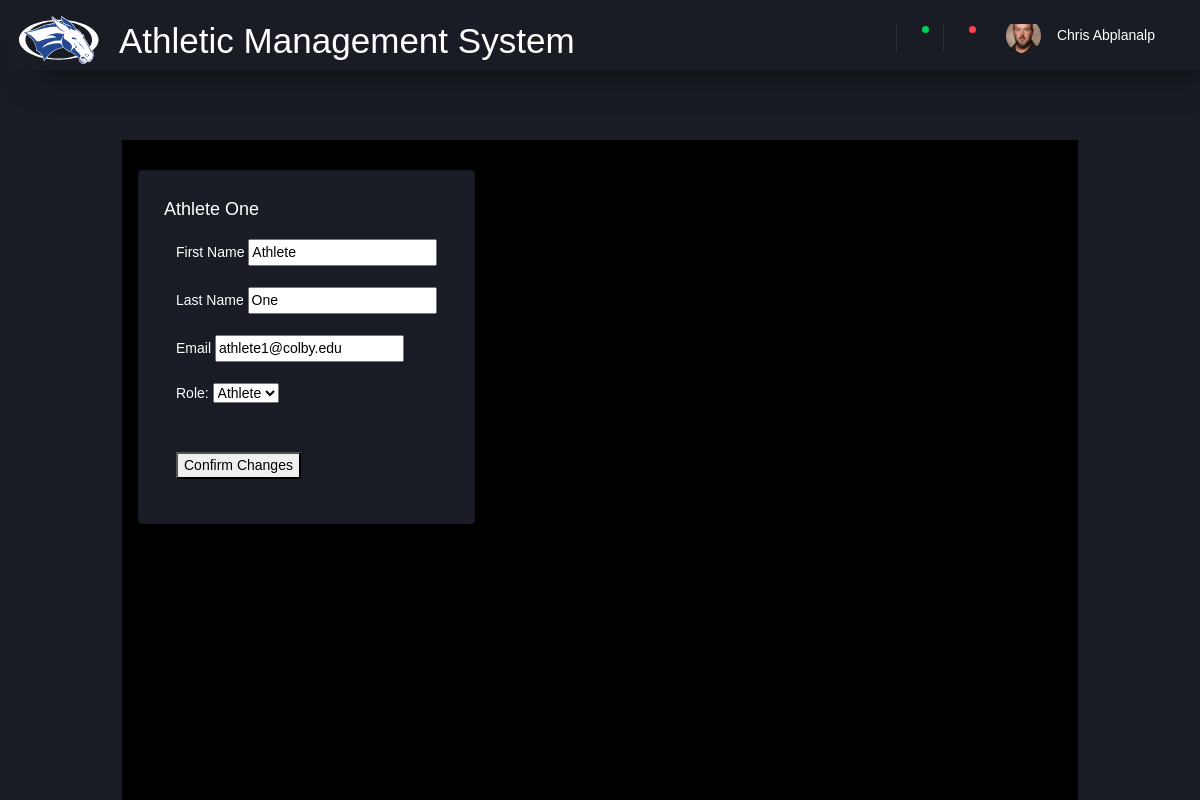
The page /5/edit/ on the database its author committed.
### website/models.py (models this page shows, shortened)
class User(db.Model, UserMixin):
    id = db.Column(db.Integer, primary_key=True)
    email = db.Column(db.String(150), nullable=False, unique=True)
    password = db.Column(db.String(150), nullable=False)
    active = db.Column(db.Boolean)
    first_name = db.Column(db.String(150), nullable=False)
    last_name = db.Column(db.String(150), nullable=False)
    access = db.Column(db.Integer, nullable=False)

### website/auth.py (the view, shortened to what this page needs)
@auth.route('/<int:user_id>/edit/', methods=('GET', 'POST'))
def edit(user_id):
    user = User.query.get_or_404(user_id)
    return render_template('edit.html', user=user)

### website/templates/edit.html (shortened to what this page needs)
{% extends "base.html" %}
{% block content %}
<div class="row">
    <div class="card">
        <div class="card-body">
            <h4 class="card-title">{{user.first_name}} {{user.last_name}}</h4>
            <div class="container">
                <form method="post">
                    <p>
                        <label for="first_name">First Name</label>
                        <input type="text" name="first_name"
                                value={{user.first_name}}
                                placeholder="First Name">
                    </p>
                    <p>
                        <label for="last_name">Last Name</label>
                        <input type="text" name="last_name"
                                value={{user.last_name}}
                                placeholder="Last Name">
                    </p>
                    <p>
                        <label for="email">Email</label>
                        <input type="email" name="email"
                                value={{user.email}}
                                placeholder="Email">
                    </p>
                    <p>
                        <label for="role"> Role: </label>
                        <select name="role" id="role">
                            <option value="athlete">Athlete</option>
                        </select>
                    </p>
                    <br>
                    <p>
                        <button type="confirm">Confirm Changes</button>
                    </p>
                </form>
            </div>
        </div>
    </div>
</div>
{% endblock %}

### rows shown on the page
User: first_name "Athlete", last_name "One", email "athlete1@colby.edu"
